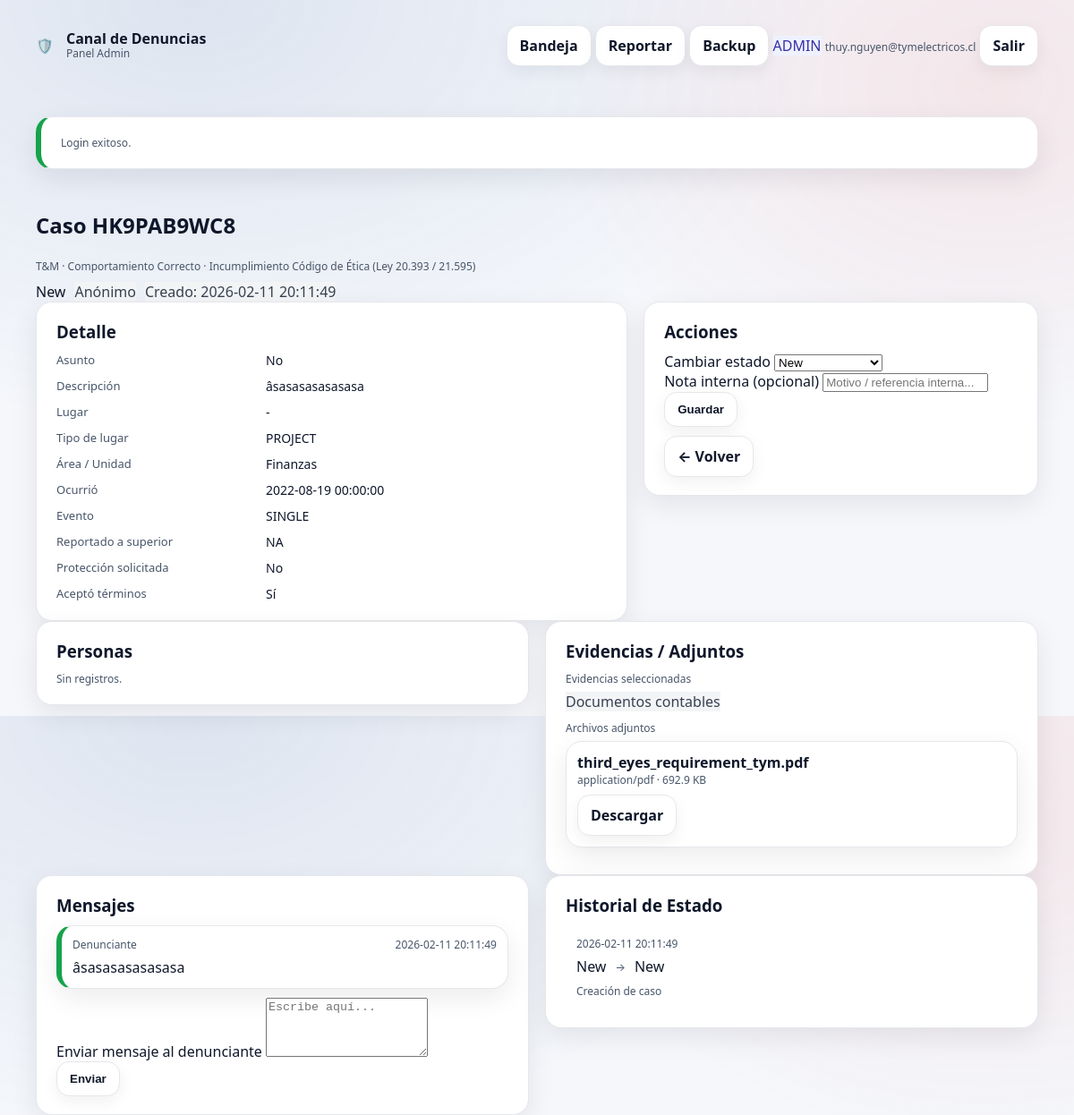
The app's page /admin/report_view.php?id=50 (signed in) with its own data.
### tables this page shows
CREATE TABLE `portal_admin_user` (
  `id` int(11) NOT NULL,
  `email` varchar(190) NOT NULL,
  `full_name` varchar(160) DEFAULT NULL,
  `role` enum('ADMIN','INVESTIGATOR','READONLY') NOT NULL DEFAULT 'INVESTIGATOR',
  `password_hash` varchar(255) NOT NULL,
  `is_active` tinyint(1) NOT NULL DEFAULT 1,
  `last_login_at` datetime DEFAULT NULL,
  `created_at` timestamp NOT NULL DEFAULT current_timestamp()
);

CREATE TABLE `portal_report` (
  `id` bigint(20) NOT NULL,
  `company_id` int(11) NOT NULL,
  `category_id` int(11) DEFAULT NULL,
  `secondary_classification` varchar(255) DEFAULT NULL,
  `report_key` varchar(16) NOT NULL,
  `password_hash` varchar(255) NOT NULL,
  `is_anonymous` tinyint(1) NOT NULL DEFAULT 1,
  `reporter_name` varchar(120) DEFAULT NULL,
  `reporter_rut` varchar(20) DEFAULT NULL,
  `reporter_email` varchar(160) DEFAULT NULL,
  `reporter_cargo` varchar(120) DEFAULT NULL,
  `reporter_phone` varchar(60) DEFAULT NULL,
  `subject` varchar(200) NOT NULL,
  `description` mediumtext NOT NULL,
  `location` varchar(200) DEFAULT NULL,
  `location_type` enum('COMPANY','PROJECT','REMOTE','OTHER') DEFAULT NULL,
  `area_unit` varchar(160) DEFAULT NULL,
  `occurred_at` datetime DEFAULT NULL,
  `event_kind` enum('SINGLE','REITERATED') NOT NULL DEFAULT 'SINGLE',
  `event_period` varchar(160) DEFAULT NULL,
  `reported_to_superior` enum('YES','NO','NA') NOT NULL DEFAULT 'NA',
  `protection_requested` tinyint(1) NOT NULL DEFAULT 0,
  `protection_detail` varchar(500) DEFAULT NULL,
  `status` varchar(32) NOT NULL DEFAULT 'NEW',
  `terms_accepted` tinyint(1) NOT NULL DEFAULT 0,
  `terms_accepted_at` datetime DEFAULT NULL,
  `terms_accepted_ip` varchar(45) DEFAULT NULL,
  `terms_accepted_ua` varchar(255) DEFAULT NULL,
  `evidence_other_detail` varchar(500) DEFAULT NULL,
  `created_at` timestamp NOT NULL DEFAULT current_timestamp(),
  `updated_at` timestamp NULL DEFAULT NULL ON UPDATE current_timestamp()
);

CREATE TABLE `portal_company` (
  `id` int(11) NOT NULL,
  `name` varchar(120) NOT NULL,
  `slug` varchar(80) NOT NULL,
  `logo_path` varchar(255) DEFAULT NULL,
  `is_active` tinyint(1) NOT NULL DEFAULT 1,
  `created_at` timestamp NOT NULL DEFAULT current_timestamp()
);

CREATE TABLE `portal_category_group` (
  `id` int(11) NOT NULL,
  `company_id` int(11) NOT NULL,
  `code` varchar(40) NOT NULL,
  `name` varchar(160) NOT NULL,
  `law_ref` varchar(80) DEFAULT NULL,
  `description` text DEFAULT NULL,
  `sort_order` int(11) NOT NULL DEFAULT 0,
  `is_active` tinyint(1) NOT NULL DEFAULT 1,
  `created_at` timestamp NOT NULL DEFAULT current_timestamp()
);

CREATE TABLE `portal_category` (
  `id` int(11) NOT NULL,
  `company_id` int(11) NOT NULL,
  `group_id` int(11) DEFAULT NULL,
  `code` varchar(40) DEFAULT NULL,
  `name` varchar(120) NOT NULL,
  `is_active` tinyint(1) NOT NULL DEFAULT 1,
  `sort_order` int(11) NOT NULL DEFAULT 0,
  `created_at` timestamp NOT NULL DEFAULT current_timestamp()
);

CREATE TABLE `portal_evidence_type` (
  `id` int(11) NOT NULL,
  `code` varchar(40) NOT NULL,
  `name` varchar(120) NOT NULL
);

CREATE TABLE `portal_report_attachment` (
  `id` bigint(20) NOT NULL,
  `report_id` bigint(20) NOT NULL,
  `stored_path` varchar(255) NOT NULL,
  `original_name` varchar(255) NOT NULL,
  `mime_type` varchar(120) NOT NULL,
  `size_bytes` bigint(20) NOT NULL DEFAULT 0,
  `sha256` char(64) DEFAULT NULL,
  `created_at` timestamp NOT NULL DEFAULT current_timestamp()
);

CREATE TABLE `portal_report_message` (
  `id` bigint(20) NOT NULL,
  `report_id` bigint(20) NOT NULL,
  `sender_type` enum('REPORTER','INVESTIGATOR') NOT NULL DEFAULT 'REPORTER',
  `message` mediumtext NOT NULL,
  `created_at` timestamp NOT NULL DEFAULT current_timestamp()
);

CREATE TABLE `portal_report_status_history` (
  `id` bigint(20) NOT NULL,
  `report_id` bigint(20) NOT NULL,
  `old_status` varchar(32) NOT NULL,
  `new_status` varchar(32) NOT NULL,
  `note` varchar(500) DEFAULT NULL,
  `changed_by_admin_id` int(11) DEFAULT NULL,
  `created_at` timestamp NOT NULL DEFAULT current_timestamp()
);

### admin/report_view.php (the view, shortened to what the rows shown need)
<?php
require_once __DIR__ . "/_admin_bootstrap.php";
$db = db_conn();
$admin = admin_require_login($db);
$id = (int)($_GET['id'] ?? 0);
function fetch_report(mysqli $db, int $id): ?array {
  $sql = "SELECT
            r.*,
            c.name AS company_name,
            cat.name AS category_name,
            g.name AS group_name,
            g.law_ref AS law_ref
          FROM portal_report r
          JOIN portal_company c ON c.id = r.company_id
          LEFT JOIN portal_category cat ON cat.id = r.category_id
          LEFT JOIN portal_category_group g ON g.id = cat.group_id
          WHERE r.id = ? LIMIT 1";
  $st = $db->prepare($sql);
  $st->bind_param("i", $id);
  $st->execute();
  $res = $st->get_result();
  $row = $res->fetch_assoc();
  return $row ?: null;
}
$report = fetch_report($db, $id);
$evidence = [];
$rse = $db->prepare("SELECT et.code, et.name
                     FROM portal_report_evidence re
                     JOIN portal_evidence_type et ON et.id = re.evidence_type_id
                     WHERE re.report_id = ?
                     ORDER BY et.id ASC");
$rse->bind_param("i", $id);
$rse->execute();
$rese = $rse->get_result();
while ($row = $rese->fetch_assoc()) $evidence[] = $row;
$attachments = [];
$rsa = $db->prepare("SELECT * FROM portal_report_attachment WHERE report_id = ? ORDER BY id ASC");
$rsa->bind_param("i", $id);
$rsa->execute();
$resa = $rsa->get_result();
while ($row = $resa->fetch_assoc()) $attachments[] = $row;
$messages = [];
$rsm = $db->prepare("SELECT * FROM portal_report_message WHERE report_id = ? ORDER BY created_at ASC");
$rsm->bind_param("i", $id);
$rsm->execute();
$resm = $rsm->get_result();
while ($row = $resm->fetch_assoc()) $messages[] = $row;
$history = [];
$rsh = $db->prepare("SELECT h.*, u.email AS admin_email
                     FROM portal_report_status_history h
                     LEFT JOIN portal_admin_user u ON u.id = h.changed_by_admin_id
                     WHERE h.report_id = ?
                     ORDER BY h.created_at DESC, h.id DESC");
$rsh->bind_param("i", $id);
$rsh->execute();
$resh = $rsh->get_result();
while ($row = $resh->fetch_assoc()) $history[] = $row;
require __DIR__ . "/_layout_top.php";
?>
<section class="hero" style="padding-top:26px">
  <h1>Caso <?= h($report['report_key']) ?></h1>
  <p class="small">
    <?= h($report['company_name']) ?> ·
    <?= h($report['group_name'] ?? '-') ?> ·
    <?= h($report['category_name'] ?? '-') ?>
    <?php if (!empty($report['law_ref'])): ?> (<?= h($report['law_ref']) ?>)<?php endif; ?>
  </p>
  <div style="display:flex;gap:10px;flex-wrap:wrap;margin-top:8px">
    <span class="tag <?= h(admin_status_tag_class((string)$report['status'])) ?>"><?= h(status_label((string)$report['status'])) ?></span>
    <?php if ((int)$report['is_anonymous'] === 1): ?>
      <span class="tag tag-neutral">Anónimo</span>
    <?php endif; ?>
    <span class="tag tag-neutral">Creado: <?= h($report['created_at']) ?></span>
  </div>
</section>
<div class="grid" style="grid-template-columns: 1.2fr .8fr; align-items:start">
  <div class="card">
    <div class="kv">
      <div class="k">Asunto</div><div class="v"><?= h($report['subject']) ?></div>
      <div class="k">Descripción</div><div class="v"><?= nl2br(h($report['description'])) ?></div>
      <div class="k">Lugar</div><div class="v"><?= h($report['location'] ?? '-') ?></div>
      <div class="k">Tipo de lugar</div><div class="v"><?= h($report['location_type'] ?? '-') ?></div>
      <div class="k">Área / Unidad</div><div class="v"><?= h($report['area_unit'] ?? '-') ?></div>
      <div class="k">Ocurrió</div><div class="v"><?= h($report['occurred_at'] ?? '-') ?></div>
      <div class="k">Evento</div><div class="v"><?= h($report['event_kind'] ?? '-') ?> <?= !empty($report['event_period']) ? ' · '.h($report['event_period']) : '' ?></div>
      <div class="k">Reportado a superior</div><div class="v"><?= h($report['reported_to_superior'] ?? '-') ?></div>
      <div class="k">Protección solicitada</div><div class="v"><?= ((int)$report['protection_requested']===1) ? 'Sí' : 'No' ?></div>
      <div class="k">Aceptó términos</div><div class="v"><?= ((int)$report['terms_accepted']===1) ? 'Sí' : 'No' ?></div>
    </div>
  </div>
  <div class="card">
    <form method="post" class="form-grid" style="margin-bottom:10px">
      <div>
        <label>Nota interna (opcional)</label>
        <input name="note" placeholder="Motivo / referencia interna..." <?= admin_can_edit($admin) ? '' : 'disabled' ?>>
      </div>
    </form>
  </div>
</div>
<div class="grid" style="grid-template-columns: 1fr 1fr; align-items:start">
  <div class="card">
    <div style="margin-bottom:10px">
      <div class="small" style="margin-bottom:6px">Evidencias seleccionadas</div>
      <?php if (!$evidence): ?>
        <span class="tag tag-neutral">Ninguna</span>
      <?php else: ?>
        <?php foreach ($evidence as $e): ?>
          <span class="tag tag-neutral"><?= h($e['name']) ?></span>
        <?php endforeach; ?>
      <?php endif; ?>
    </div>
    <div>
      <?php if (!$attachments): ?>
        <div class="small">Sin archivos.</div>
      <?php else: ?>
        <?php foreach ($attachments as $a): ?>
          <div class="card" style="padding:12px;margin:0 0 10px">
            <div style="font-weight:800"><?= h($a['original_name']) ?></div>
            <div class="small"><?= h($a['mime_type']) ?> · <?= h(admin_format_bytes((int)$a['size_bytes'])) ?></div>
            <div style="margin-top:8px">
              <a class="btn btn-ghost" href="<?= admin_link('/admin/download.php?id='.(int)$a['id']) ?>">Descargar</a>
            </div>
          </div>
        <?php endforeach; ?>
      <?php endif; ?>
    </div>
  </div>
</div>
<div class="grid" style="grid-template-columns: 1fr 1fr; align-items:start">
  <div class="card">
    <?php if (!$messages): ?>
      <div class="small">Aún no hay mensajes.</div>
    <?php else: ?>
      <?php foreach ($messages as $m): ?>
        <?php $fromInv = ($m['sender_type'] ?? '') === 'INVESTIGATOR'; ?>
        <div class="card" style="padding:12px;margin:0 0 10px;border-left:6px solid <?= $fromInv ? '#4f46e5' : '#16a34a' ?>;">
          <div class="small" style="display:flex;justify-content:space-between;gap:10px">
            <span><?= $fromInv ? 'Investigador' : 'Denunciante' ?></span>
            <span><?= h($m['created_at']) ?></span>
          </div>
          <div style="margin-top:6px"><?= nl2br(h($m['message'])) ?></div>
        </div>
      <?php endforeach; ?>
    <?php endif; ?>
    <form method="post" class="form-grid" style="margin-top:10px">
      <div>
        <label>Enviar mensaje al denunciante</label>
        <textarea name="message" rows="4" placeholder="Escribe aquí..." <?= admin_can_edit($admin) ? '' : 'disabled' ?>></textarea>
      </div>
    </form>
  </div>
  <div class="card">
    <?php if (!$history): ?>
      <div class="small">Sin historial (verifica que creaste la tabla portal_report_status_history).</div>
    <?php else: ?>
      <div class="timeline">
        <?php foreach ($history as $hrow): ?>
          <div class="item">
            <div class="meta">
              <?= h($hrow['created_at']) ?>
            </div>
            <div style="display:flex;gap:10px;align-items:center;flex-wrap:wrap">
              <span class="tag <?= h(admin_status_tag_class((string)$hrow['old_status'])) ?>"><?= h(status_label((string)$hrow['old_status'])) ?></span>
              <span class="small">→</span>
              <span class="tag <?= h(admin_status_tag_class((string)$hrow['new_status'])) ?>"><?= h(status_label((string)$hrow['new_status'])) ?></span>
            </div>
            <?php if (!empty($hrow['note'])): ?>
              <div class="small" style="margin-top:8px"><?= h($hrow['note']) ?></div>
            <?php endif; ?>
          </div>
        <?php endforeach; ?>
      </div>
    <?php endif; ?>
  </div>
</div>
<?php require __DIR__ . "/_layout_bottom.php"; ?>

### admin/_layout_top.php (shortened to what the rows shown need)
<?php
$admin = $admin ?? null;
?>
<!doctype html>
<html lang="es">
<head>
  <link rel="stylesheet" href="<?= base_url() ?>/assets/css/portal.css">
  <link rel="stylesheet" href="<?= base_url() ?>/assets/css/admin.css">
</head>
<body>
<header class="topbar">
  <div class="container" style="display:flex;align-items:center;justify-content:space-between;gap:16px">
    <nav class="navlinks">
      <a class="btn btn-ghost" href="<?= admin_link('/admin/index.php') ?>">Bandeja</a>
      <a class="btn btn-ghost" href="<?= admin_link('/reportar.php') ?>">Reportar</a>
      <?php if ($admin): ?>
        <?php if (admin_is_admin($admin)): ?>
          <a class="btn btn-ghost" href="<?= admin_link('/admin/backup.php') ?>">Backup</a>
        <?php endif; ?>
        <span class="tag <?= h(admin_status_tag_class('IN_REVIEW')) ?>"><?= h($admin['role']) ?></span>
        <span class="small"><?= h($admin['email']) ?></span>
        <a class="btn" href="<?= admin_link('/admin/logout.php') ?>">Salir</a>
      <?php endif; ?>
    </nav>
  </div>
</header>
<main class="page">
  <div class="container">

### records on screen
portal_admin_user: role "ADMIN", email "thuy.nguyen@tymelectricos.cl"
portal_report: report_key "HK9PAB9WC8", company.name "T&M", portal_category_group.name "Comportamiento Correcto", category.name "Incumplimiento Código de Ética", portal_category_group.law_ref "Ley 20.393 / 21.595", status "New", created_at "2026-02-11 20:11:49", subject "No", description "âsasasasasasasa", location "-", location_type "PROJECT", area_unit "Finanzas", occurred_at "2022-08-19 00:00:00", event_kind "SINGLE", reported_to_superior "NA"
portal_evidence_type: name "Documentos contables"
portal_report_attachment: original_name "third_eyes_requirement_tym.pdf", mime_type "application/pdf", size_bytes "692.9 KB"
portal_report_message: sender_type "Denunciante", created_at "2026-02-11 20:11:49", message "âsasasasasasasa"
portal_report_status_history: created_at "2026-02-11 20:11:49", old_status "New", new_status "New", note "Creación de caso"

### other values on screen
$flash['msg'] "Login exitoso."
form field new_status "New"
